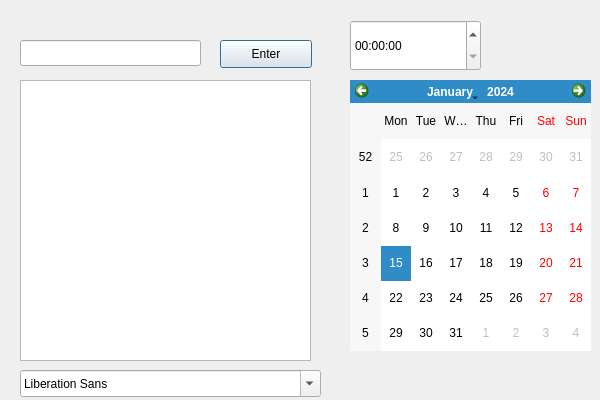
<?xml version="1.0" encoding="UTF-8"?>
<ui version="4.0">
 <class>mytest</class>
 <widget class="QDialog" name="mytest">
  <property name="geometry">
   <rect>
    <x>0</x>
    <y>0</y>
    <width>600</width>
    <height>400</height>
   </rect>
  </property>
  <property name="windowTitle">
   <string>mytest</string>
  </property>
  <widget class="QLineEdit" name="lineEdit">
   <property name="geometry">
    <rect>
     <x>20</x>
     <y>40</y>
     <width>181</width>
     <height>26</height>
    </rect>
   </property>
  </widget>
  <widget class="QTextBrowser" name="textBrowser">
   <property name="geometry">
    <rect>
     <x>20</x>
     <y>80</y>
     <width>291</width>
     <height>281</height>
    </rect>
   </property>
  </widget>
  <widget class="QPushButton" name="pushButton">
   <property name="geometry">
    <rect>
     <x>220</x>
     <y>40</y>
     <width>92</width>
     <height>28</height>
    </rect>
   </property>
   <property name="text">
    <string>Enter</string>
   </property>
  </widget>
  <widget class="QTimeEdit" name="timeEdit">
   <property name="geometry">
    <rect>
     <x>350</x>
     <y>20</y>
     <width>131</width>
     <height>51</height>
    </rect>
   </property>
  </widget>
  <widget class="QCalendarWidget" name="calendarWidget">
   <property name="geometry">
    <rect>
     <x>350</x>
     <y>80</y>
     <width>241</width>
     <height>271</height>
    </rect>
   </property>
  </widget>
  <widget class="QFontComboBox" name="fontComboBox">
   <property name="geometry">
    <rect>
     <x>20</x>
     <y>370</y>
     <width>301</width>
     <height>27</height>
    </rect>
   </property>
  </widget>
 </widget>
 <layoutdefault spacing="6" margin="11"/>
 <resources/>
 <connections/>
</ui>
